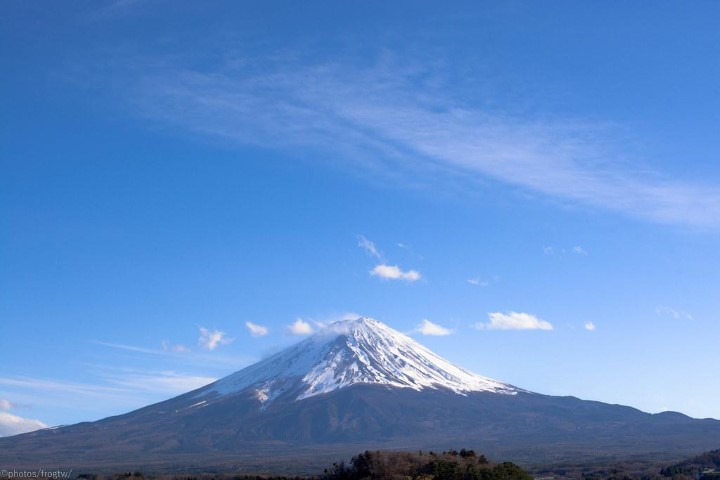
%> input picture ProyectoVersionTexturas/paisajes/IMG04.jpg, 720 x 480 px, given in place of IMG08.jpg, which was not available
$ octave p3Kmeans.m   (GNU Octave 9; MATLAB toolbox functions it lacks are replaced by stand-ins)
%> lines starting %> are read from the running program, lines starting %| are printed output that depends on the picture; in (x1, y1, x2, y2) boxes, pixels count from 0 and x2, y2 are one past the last pixel; in counts of white or black regions, pixels touching at a corner belong together; the program's own positions count from 1; pictures that were not available may be replaced by others from this repository, and a replacement may not be noted
% Equipo 8
% Práctica 3 Kmeans
% Parcial 2
clc
clear all
close all
warning off all

numMuestras=600;

offset=[1 1; 3 3; 5 5; -5 -5];

%----Abrir Imagen----
A = imread('paisajes/IMG08.jpg');
%> A is the input picture: size 480x720x3 uint8; mean R, G, B 95, 141.1, 203.5
A = imresize(A,0.5);
%> A: size 240x360x3 uint8
figure(1)
imshow(A)

BW = im2bw(A);
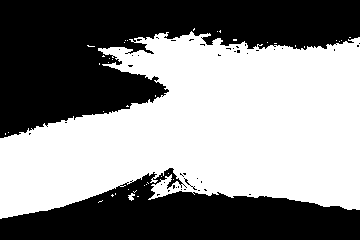
%> BW: size 240x360 logical; 52.7% white; 44 black regions (41 under 20 px), largest, box (x1, y1, x2, y2) and area: (0, 0, 360, 138) 25932, (0, 168, 360, 240) 14808, (184, 178, 197, 190) 24
imshow(BW)
gcm = graycomatrix(BW,'Offset',offset);
stats = graycoprops(gcm,'all')
%> stats = {Contrast [0.0212 0.0452 0.0661 0.0661], Correlation [0.958 0.909 0.867 0.867], Energy [0.481 0.459 0.441 0.441], Homogeneity [0.989 0.977 0.967 0.967]}

A2 = imread('paisajes/IMG35.jpg');
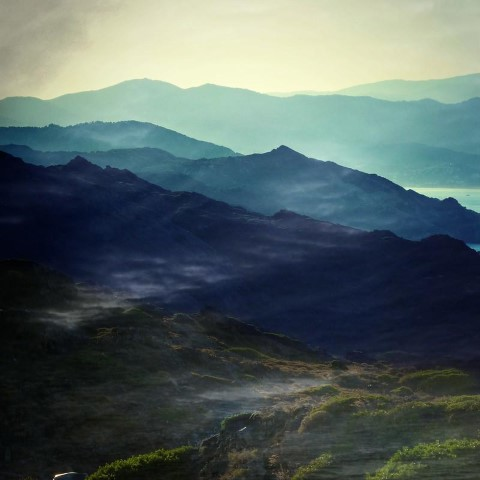
%> input picture ProyectoVersionTexturas/paisajes/IMG05.jpg, 480 x 480 px, given in place of IMG35.jpg, which was not available
%> A2 is the input picture: size 480x480x3 uint8; mean R, G, B 83.5, 97.9, 97
A2 = imresize(A2,0.5);
%> A2: size 240x240x3 uint8
figure(1)
imshow(A2)

BW2 = im2bw(A2);
%> BW2: size 240x240 logical; 31% white; 14 white regions (13 under 20 px), largest, box (x1, y1, x2, y2) and area: (0, 0, 240, 106) 17779
imshow(BW2)
gcm2 = graycomatrix(BW2,'Offset',offset);
stats2 = graycoprops(gcm2,'all')
%> stats2 = {Contrast [0.00889 0.0212 0.031 0.031], Correlation [0.979 0.951 0.928 0.928], Energy [0.564 0.553 0.544 0.544], Homogeneity [0.996 0.989 0.984 0.984]}
mean(stats2.Contrast)
%> ans = 0.023

A3 = imread('paisajes/IMG65.jpg');
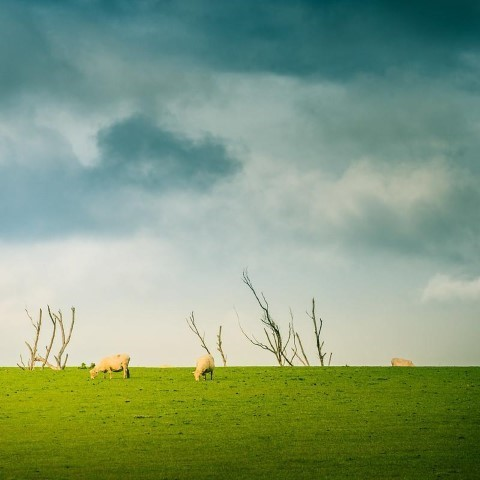
%> input picture ProyectoVersionTexturas/paisajes/IMG65.jpg, 480 x 480 px
%> A3 is the input picture: size 480x480x3 uint8; mean R, G, B 130.6, 154.7, 124.3
A3 = imresize(A3,0.5);
%> A3: size 240x240x3 uint8
figure(1)
imshow(A3)

BW3 = im2bw(A3);
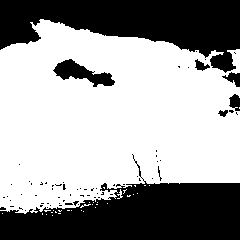
%> BW3: size 240x240 logical; 61.7% white; 69 black regions (62 under 20 px), largest, box (x1, y1, x2, y2) and area: (0, 154, 240, 240) 10841, (0, 0, 240, 73) 9820, (53, 59, 115, 87) 773
imshow(BW3)
gcm3 = graycomatrix(BW3,'Offset',offset);
stats3 = graycoprops(gcm3,'all')
%> stats3 = {Contrast [0.0265 0.0512 0.0723 0.0723], Correlation [0.944 0.891 0.845 0.845], Energy [0.503 0.483 0.468 0.468], Homogeneity [0.987 0.974 0.964 0.964]}
mean(stats3.Contrast)
%> ans = 0.0556

Alab = rgb2lab(A);
%> Alab: size 240x360x3 double; mean of channels 1, 2, 3 57.7, 3.4, -36.6
figure(2)
imshow(Alab)

[L,N] = superpixels(Alab,1000,'isInputLab',true);
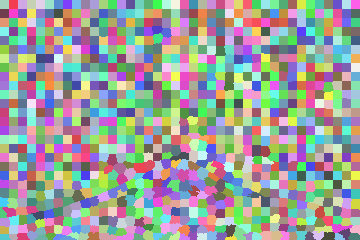
%> L: size 240x360 double; 1073 distinct labels, from 1 to 1073; one colour per label, 0 black
%> N = 1073
BW = boundarymask(L);
%> BW: size 240x360 logical; 40.7% white in thin lines or dots
figure(3)
imshow(imoverlay(A,BW,'cyan'))

pixelIdxList = label2idx(L);
%> pixelIdxList = 1073 items

[m,n] = size(L);
%> m = 240; n = 360
meanColor = zeros(m,n,3,'single');
for i = 1:N
    meanColor(pixelIdxList{i}) = mean(Alab(pixelIdxList{i}));
    meanColor(pixelIdxList{i}+m*n) = mean(Alab(pixelIdxList{i}+m*n));
    meanColor(pixelIdxList{i}+2*m*n) = mean(Alab(pixelIdxList{i}+2*m*n));
end
%> meanColor: size 240x360x3 single; mean of channels 1, 2, 3 57.7, 3.4, -36.6

numColors = 5;
[Lout,cmap] = imsegkmeans(meanColor,numColors,'numAttempts',2);
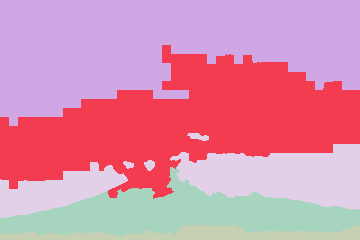
%> Lout: size 240x360 uint8; 5 distinct labels, from 1 to 5; one colour per label, 0 black
%> cmap = [39.01 3.36 -23.63; 65.64 2.63 -41.51; 52.28 5.55 -44.94; 18.95 2.47 -6.44; 80.44 -0.18 -24.24]
cmap = lab2rgb(cmap);
%> cmap = [0.285 0.361 0.51; 0.425 0.634 0.916; 0.269 0.494 0.791; 0.177 0.178 0.217; 0.676 0.791 0.959]
figure(4)
imshow(label2rgb(Lout))
figure(5)
imshow(double(Lout),cmap)
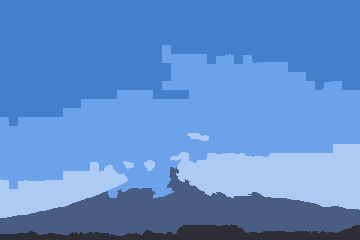
%> displayed picture: size 240x360x3, on the screen's scale of 0 to 255; mean R, G, B 96.1, 141.1, 203.5
